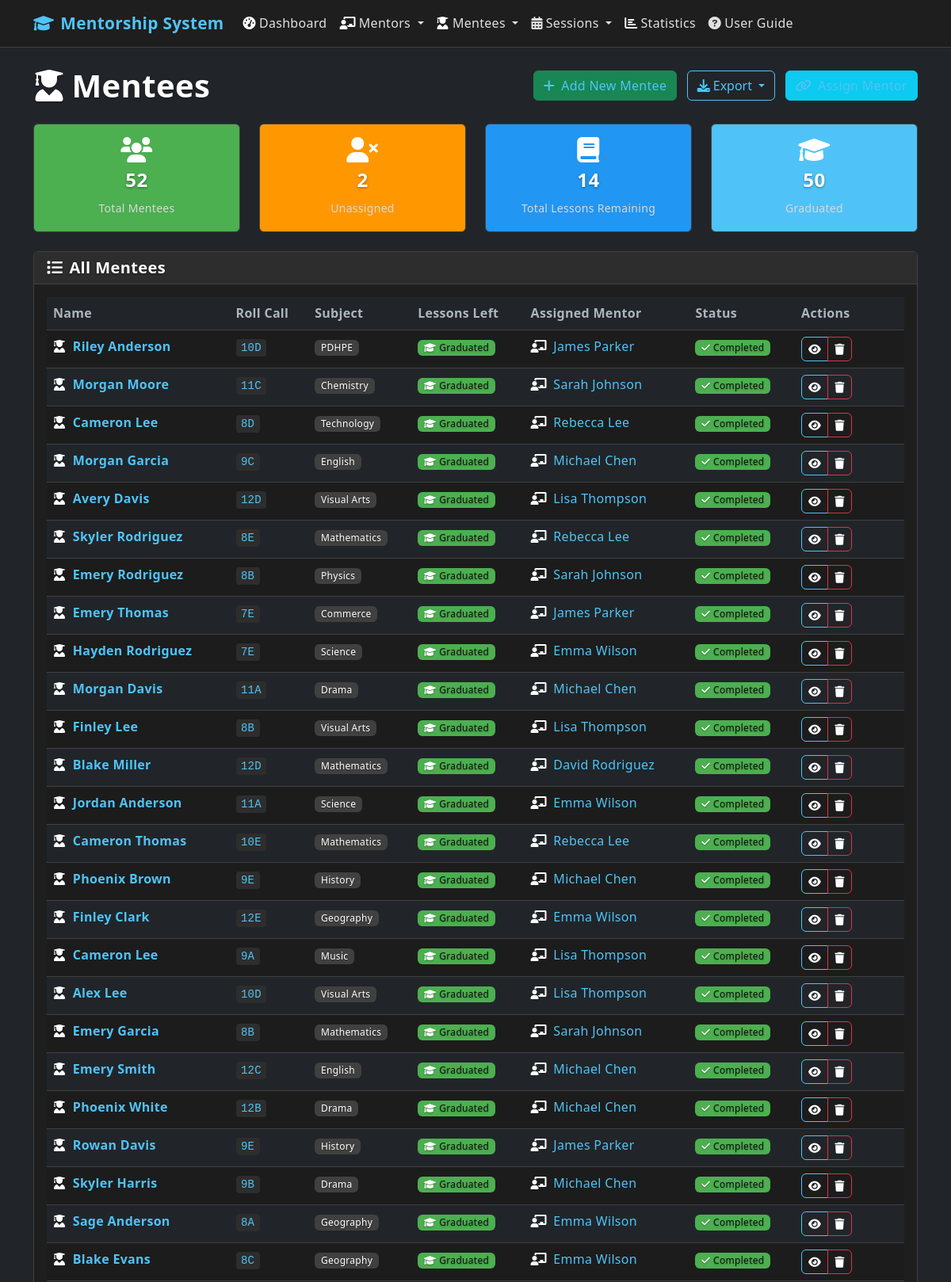
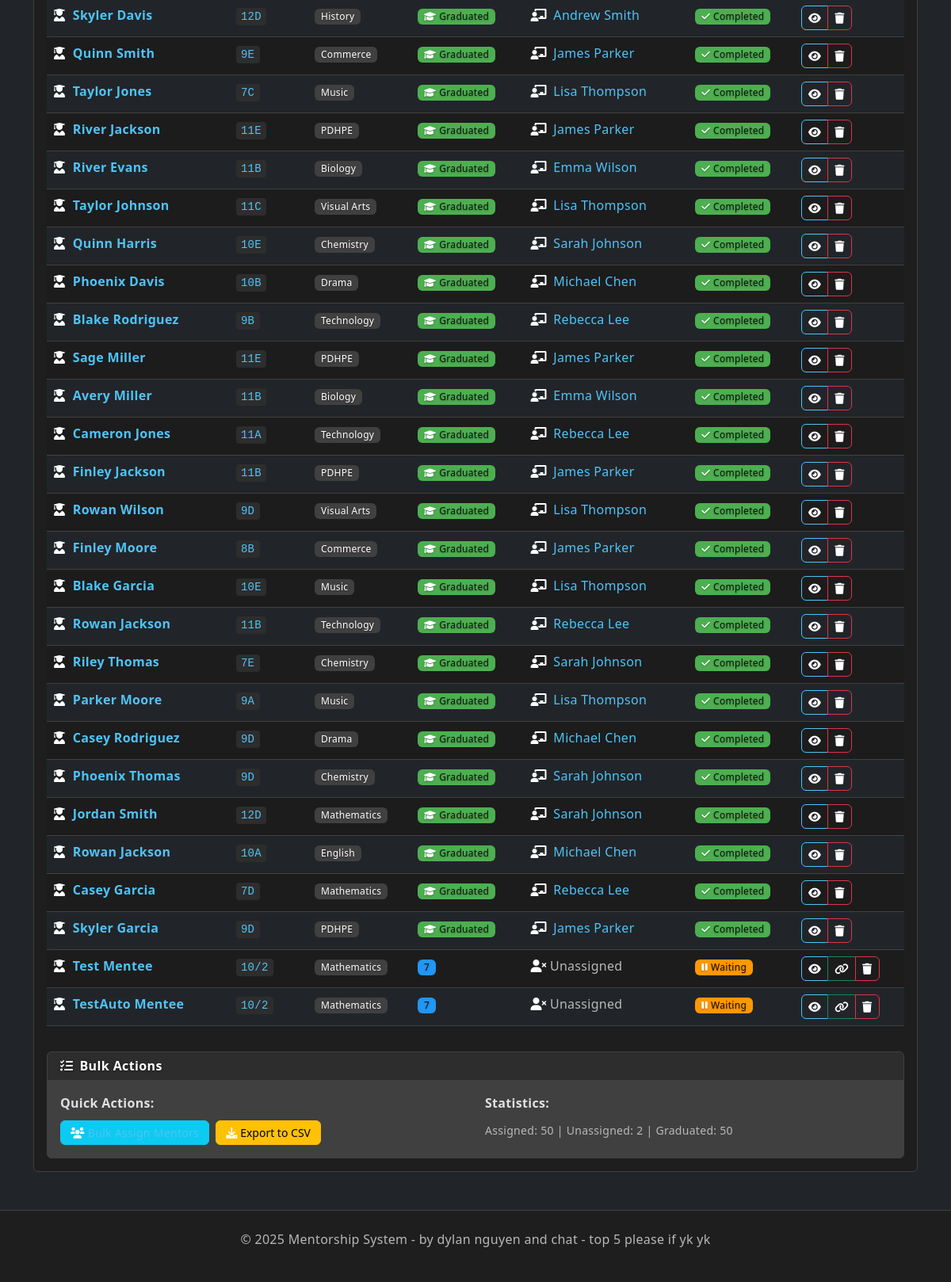
The page /mentees on the database as committed earlier (2 pictures, top to bottom).
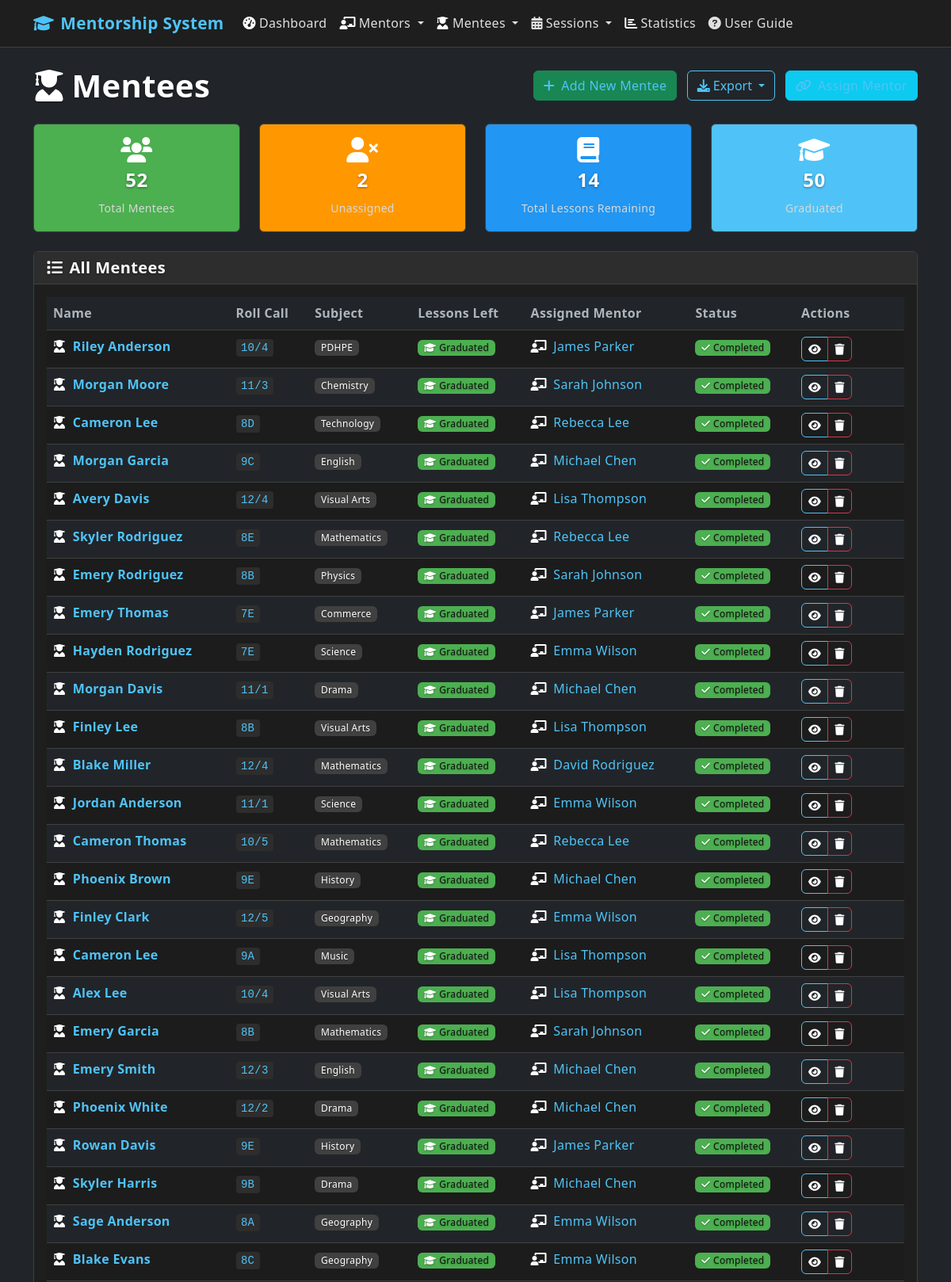
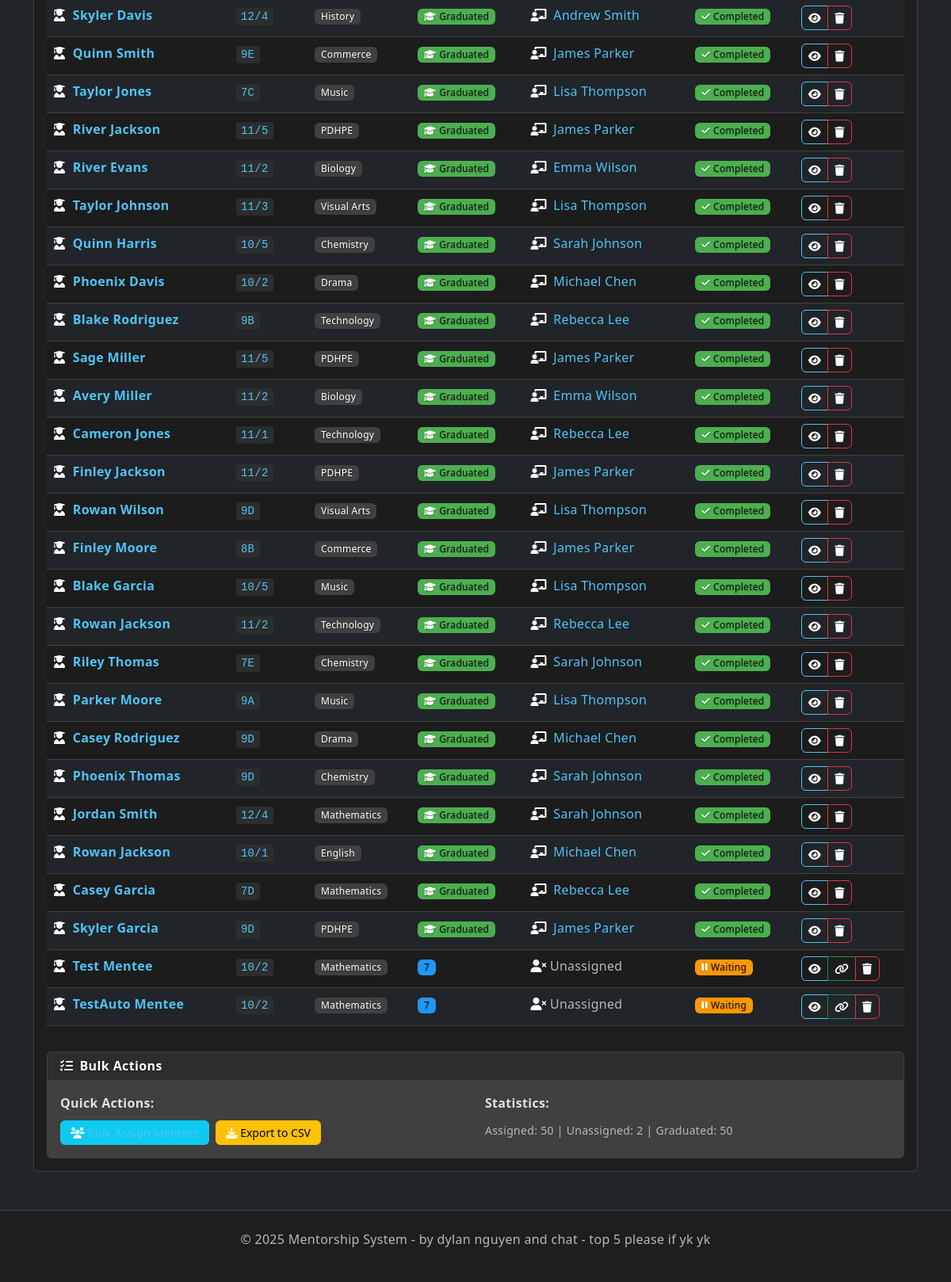
The same page on the database as committed later (2 pictures, top to bottom).
### app.py (models this page shows, shortened)
class Mentee(db.Model):
    id = db.Column(db.Integer, primary_key=True)
    name = db.Column(db.String(100), nullable=False)
    roll_call = db.Column(db.String(20), nullable=False)  # Multiple students can be in same class
    subject = db.Column(db.String(100), nullable=False)  # Increased length for longer subject names
    lessons_remaining = db.Column(db.Integer, default=0)
    mentor_id = db.Column(db.Integer, db.ForeignKey('mentor.id'), nullable=True)
    created_at = db.Column(db.DateTime, default=datetime.utcnow)
    sessions = db.relationship('Session', backref='mentee', lazy=True)

class Mentor(db.Model):
    id = db.Column(db.Integer, primary_key=True)
    name = db.Column(db.String(100), nullable=False)
    roll_call = db.Column(db.String(20), nullable=False)  # Multiple mentors can be in same class
    subjects = db.Column(db.String(500), nullable=False)  # Increased length for more subjects
    max_mentees = db.Column(db.Integer, default=5)
    created_at = db.Column(db.DateTime, default=datetime.utcnow)
    mentees = db.relationship('Mentee', backref='assigned_mentor', lazy=True)
    sessions = db.relationship('Session', backref='mentor', lazy=True)

### app.py (the view)
@app.route('/mentees')
def mentees():
    mentees_list = Mentee.query.all()
    return render_template('mentees.html', mentees=mentees_list)

### templates/mentees.html (shortened to what this page needs)
{% extends "base.html" %}
{% block content %}
<div class="row">
    <div class="col-12">
        <div class="d-flex justify-content-between align-items-center mb-4">
            <h1 class="mb-0">
                <i class="fas fa-user-graduate me-2"></i>Mentees
            </h1>
            <div>
                <a href="{{ url_for('add_mentee') }}" class="btn btn-success me-2">
                    <i class="fas fa-plus me-2"></i>Add New Mentee
                </a>
                <div class="btn-group me-2">
                    <button type="button" class="btn btn-outline-primary dropdown-toggle" data-bs-toggle="dropdown">
                        <i class="fas fa-download me-1"></i>Export
                    </button>
                </div>
                <a href="{{ url_for('assign_mentor') }}" class="btn btn-info">
                    <i class="fas fa-link me-2"></i>Assign Mentor
                </a>
            </div>
        </div>
    </div>
</div>
<div class="row mb-4">
    <div class="col-md-3">
        <div class="card bg-success text-white">
            <div class="card-body text-center">
                <i class="fas fa-users fa-2x mb-2"></i>
                <h4>{{ mentees|length }}</h4>
                <small>Total Mentees</small>
            </div>
        </div>
    </div>
    <div class="col-md-3">
        <div class="card bg-warning text-white">
            <div class="card-body text-center">
                <i class="fas fa-user-times fa-2x mb-2"></i>
                <h4>{{ mentees|selectattr('mentor_id', 'none')|list|length }}</h4>
                <small>Unassigned</small>
            </div>
        </div>
    </div>
    <div class="col-md-3">
        <div class="card bg-info text-white">
            <div class="card-body text-center">
                <i class="fas fa-book fa-2x mb-2"></i>
                <h4>{{ mentees|sum(attribute='lessons_remaining') }}</h4>
                <small>Total Lessons Remaining</small>
            </div>
        </div>
    </div>
    <div class="col-md-3">
        <div class="card bg-primary text-white">
            <div class="card-body text-center">
                <i class="fas fa-graduation-cap fa-2x mb-2"></i>
                <h4>{{ mentees|selectattr('lessons_remaining', 'equalto', 0)|list|length }}</h4>
                <small>Graduated</small>
            </div>
        </div>
    </div>
</div>
<div class="row">
    <div class="col-12">
        <div class="card">
            <div class="card-header">
                <h5 class="mb-0">
                    <i class="fas fa-list me-2"></i>All Mentees
                </h5>
            </div>
            <div class="card-body">
                {% if mentees %}
                    <div class="table-responsive">
                        <table class="table table-striped">
                            <thead>
                                <tr>
                                    <th>Name</th>
                                    <th>Roll Call</th>
                                    <th>Subject</th>
                                    <th>Lessons Left</th>
                                    <th>Assigned Mentor</th>
                                    <th>Status</th>
                                    <th>Actions</th>
                                </tr>
                            </thead>
                            <tbody>
                                {% for mentee in mentees %}
                                <tr>                                    <td>
                                        <a href="{{ url_for('mentee_detail', id=mentee.id) }}"
                                           class="text-decoration-none fw-bold">
                                            <i class="fas fa-user-graduate me-1"></i>
                                            {{ mentee.name }}
                                        </a>
                                    </td>
                                    <td>
                                        <code>{{ mentee.roll_call }}</code>
                                    </td>
                                    <td>
                                        <span class="badge bg-secondary">{{ mentee.subject }}</span>
                                    </td>
                                    <td>
                                        {% if mentee.lessons_remaining > 0 %}
                                            <span class="badge bg-info">{{ mentee.lessons_remaining }}</span>
                                        {% else %}
                                            <span class="badge bg-success">
                                                <i class="fas fa-graduation-cap me-1"></i>Graduated
                                            </span>
                                        {% endif %}
                                    </td>
                                    <td>
                                        {% if mentee.assigned_mentor %}
                                            <a href="{{ url_for('mentor_detail', id=mentee.assigned_mentor.id) }}"
                                               class="text-decoration-none">
                                                <i class="fas fa-chalkboard-teacher me-1"></i>
                                                {{ mentee.assigned_mentor.name }}
                                            </a>
                                        {% else %}
                                            <span class="text-muted">
                                                <i class="fas fa-user-times me-1"></i>Unassigned
                                            </span>
                                        {% endif %}
                                    </td>
                                    <td>
                                        {% if mentee.lessons_remaining == 0 %}
                                            <span class="badge bg-success">
                                                <i class="fas fa-check me-1"></i>Completed
                                            </span>
                                        {% elif mentee.assigned_mentor %}
                                            <span class="badge bg-primary">
                                                <i class="fas fa-play me-1"></i>Active
                                            </span>
                                        {% else %}
                                            <span class="badge bg-warning">
                                                <i class="fas fa-pause me-1"></i>Waiting
                                            </span>
                                        {% endif %}
                                    </td>
                                    <td>                                        <div class="btn-group btn-group-sm" role="group">
                                            <a href="{{ url_for('mentee_detail', id=mentee.id) }}"
                                               class="btn btn-outline-primary" title="View Details">
                                                <i class="fas fa-eye"></i>
                                            </a>
                                            {% if not mentee.assigned_mentor %}
                                                <a href="{{ url_for('assign_mentor') }}?mentee_id={{ mentee.id }}"
                                                   class="btn btn-outline-success" title="Assign Mentor">
                                                    <i class="fas fa-link"></i>
                                                </a>
                                            {% endif %}
                                            <a href="{{ url_for('delete_mentee_confirm', id=mentee.id) }}"
                                               class="btn btn-outline-danger" title="Delete">
                                                <i class="fas fa-trash"></i>
                                            </a>
                                        </div>
                                    </td>
                                </tr>
                                {% endfor %}
                            </tbody>
                        </table>
                    </div>
                    <div class="mt-3">
                        <div class="card bg-secondary">
                            <div class="card-header">
                                <h6 class="mb-0">
                                    <i class="fas fa-tasks me-2"></i>Bulk Actions
                                </h6>
                            </div>
                            <div class="card-body">
                                <div class="row">
                                    <div class="col-md-6">
                                        <p class="mb-2"><strong>Quick Actions:</strong></p>
                                        <div class="d-flex gap-2">
                                            <a href="{{ url_for('bulk_assign_mentors') }}" class="btn btn-info btn-sm">
                                                <i class="fas fa-users me-1"></i>Bulk Assign Mentors
                                            </a>
                                            <button class="btn btn-warning btn-sm" onclick="exportMentees()">
                                                <i class="fas fa-download me-1"></i>Export to CSV
                                            </button>
                                        </div>
                                    </div>
                                    <div class="col-md-6">
                                        <p class="mb-2"><strong>Statistics:</strong></p>
                                        <small class="text-muted">
                                            Assigned: {{ mentees|selectattr('assigned_mentor')|list|length }} |
                                            Unassigned: {{ mentees|selectattr('mentor_id', 'none')|list|length }} |
                                            Graduated: {{ mentees|selectattr('lessons_remaining', 'equalto', 0)|list|length }}
                                        </small>
                                    </div>
                                </div>
                            </div>
                        </div>
                    </div>
                {% endif %}
            </div>
        </div>
    </div>
</div>
{% endblock %}

### templates/base.html (shortened to what this page needs)
<!DOCTYPE html>
<html lang="en" data-bs-theme="dark">
<head>
    <link href="https://cdn.jsdelivr.net/npm/bootstrap@5.3.0/dist/css/bootstrap.min.css" rel="stylesheet">
    <link href="https://cdnjs.cloudflare.com/ajax/libs/font-awesome/6.0.0/css/all.min.css" rel="stylesheet">    <link href="{{ url_for('static', filename='css/style.css') }}" rel="stylesheet">
</head>
<body class="bg-dark text-light">
    <nav class="navbar navbar-expand-lg navbar-dark">
        <div class="container">
            <a class="navbar-brand" href="{{ url_for('dashboard') }}">
                <i class="fas fa-graduation-cap me-2"></i>Mentorship System
            </a>
            <div class="collapse navbar-collapse" id="navbarNav">
                <ul class="navbar-nav me-auto">
                    <li class="nav-item">
                        <a class="nav-link" href="{{ url_for('dashboard') }}">
                            <i class="fas fa-tachometer-alt me-1"></i>Dashboard
                        </a>
                    </li>
                    <li class="nav-item dropdown">
                        <a class="nav-link dropdown-toggle" href="#" id="mentorsDropdown" role="button" data-bs-toggle="dropdown">
                            <i class="fas fa-chalkboard-teacher me-1"></i>Mentors
                        </a>
                    </li>
                    <li class="nav-item dropdown">
                        <a class="nav-link dropdown-toggle" href="#" id="menteesDropdown" role="button" data-bs-toggle="dropdown">
                            <i class="fas fa-user-graduate me-1"></i>Mentees
                        </a>
                    </li>                    <li class="nav-item dropdown">
                        <a class="nav-link dropdown-toggle" href="#" id="sessionsDropdown" role="button" data-bs-toggle="dropdown">
                            <i class="fas fa-calendar-alt me-1"></i>Sessions
                        </a>
                    </li>
                    <li class="nav-item">
                        <a class="nav-link" href="{{ url_for('statistics') }}">
                            <i class="fas fa-chart-bar me-1"></i>Statistics
                        </a>
                    </li>
                    <li class="nav-item">
                        <a class="nav-link" href="{{ url_for('user_guide') }}">
                            <i class="fas fa-question-circle me-1"></i>User Guide
                        </a>
                    </li>
                </ul>
            </div>
        </div>
    </nav>    <main class="container mt-4">
        {% block content %}{% endblock %}
    </main>    <footer class="mt-5 py-4" style="background-color: var(--bg-secondary); border-top: 1px solid var(--border-color);">
        <div class="container text-center">
            <p class="text-muted">&copy; 2025 Mentorship System - by dylan nguyen and chat - top 5 please if yk yk </p>
        </div>
    </footer>
</body>
</html>

Rows that differ between the two databases and show on the page:
changed Mentee "Riley Anderson": roll_call "10D" → "10/4"
changed Mentee "Morgan Moore": roll_call "11C" → "11/3"
changed Mentee "Avery Davis": roll_call "12D" → "12/4"
changed Mentee "Morgan Davis": roll_call "11A" → "11/1"
changed Mentee "Blake Miller": roll_call "12D" → "12/4"
changed Mentee "Jordan Anderson": roll_call "11A" → "11/1"
changed Mentee "Cameron Thomas": roll_call "10E" → "10/5"
changed Mentee "Finley Clark": roll_call "12E" → "12/5"
changed Mentee "Alex Lee": roll_call "10D" → "10/4"
changed Mentee "Emery Smith": roll_call "12C" → "12/3"
changed Mentee "Phoenix White": roll_call "12B" → "12/2"
changed Mentee "Skyler Davis": roll_call "12D" → "12/4"
changed Mentee "River Jackson": roll_call "11E" → "11/5"
changed Mentee "River Evans": roll_call "11B" → "11/2"
changed Mentee "Taylor Johnson": roll_call "11C" → "11/3"
changed Mentee "Quinn Harris": roll_call "10E" → "10/5"
changed Mentee "Phoenix Davis": roll_call "10B" → "10/2"
changed Mentee "Sage Miller": roll_call "11E" → "11/5"
changed Mentee "Avery Miller": roll_call "11B" → "11/2"
changed Mentee "Cameron Jones": roll_call "11A" → "11/1"
changed Mentee "Finley Jackson": roll_call "11B" → "11/2"
changed Mentee "Blake Garcia": roll_call "10E" → "10/5"
changed Mentee (number 42 of 52 on the later page): roll_call "11B" → "11/2"
changed Mentee "Jordan Smith": roll_call "12D" → "12/4"
changed Mentee (number 48 of 52 on the later page): roll_call "10A" → "10/1"
